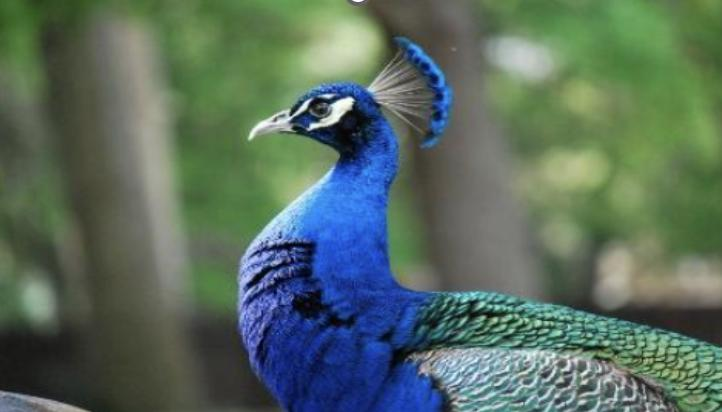
#> input picture your_image_path.jpg, 722 x 412 px
$ python main.py
#> lines starting #> are read from the running program, lines starting #| are printed output that depends on the picture
import cv2
import numpy as np
import matplotlib.pyplot as plt

# Load the image
image = cv2.imread('your_image_path.jpg')
#> image is the input picture: shape (412, 722, 3); mean B, G, R 95.9, 108.4, 88.6

# Convert the image to grayscale
gray_image = cv2.cvtColor(image, cv2.COLOR_BGR2GRAY)
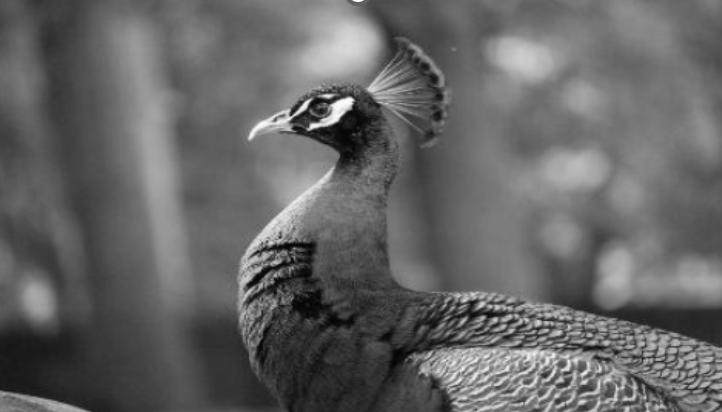
#> gray_image: shape (412, 722); min 1, max 254, mean 101.1

# Split the image into red, green, and blue components
b, g, r = cv2.split(image)
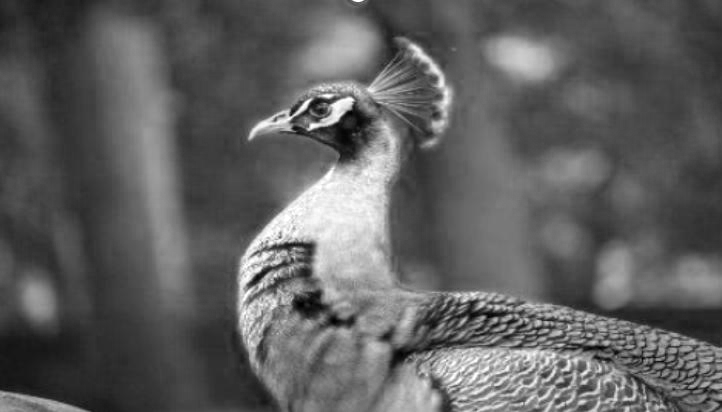
#> b: shape (412, 722); min 0, max 255, mean 95.9
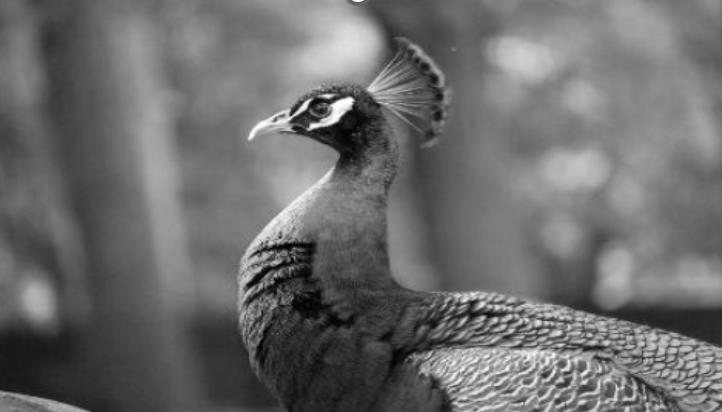
#> g: shape (412, 722); min 0, max 255, mean 108.4
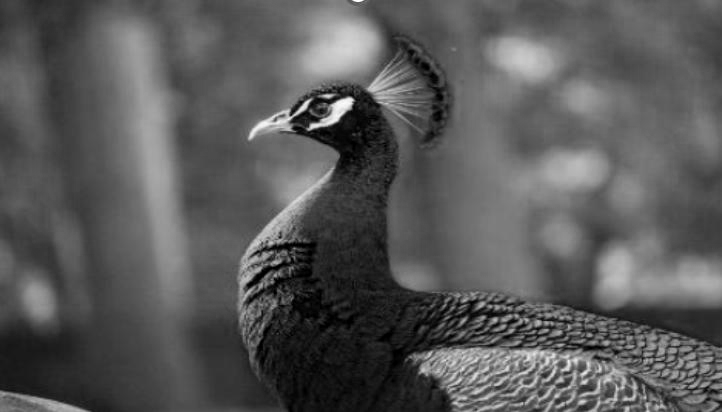
#> r: shape (412, 722); min 0, max 255, mean 88.6

# Calculate the total number of pixels
total_pixels = image.shape[0] * image.shape[1]
#> total_pixels = 297464

# Calculate the sum of each component
sum_red = np.sum(r)
#> sum_red = 26358510
sum_green = np.sum(g)
#> sum_green = 32249808
sum_blue = np.sum(b)
#> sum_blue = 28514361

# Calculate the percentage of each component
percentage_red = (sum_red / total_pixels) * 100
#> percentage_red = 8861.1
percentage_green = (sum_green / total_pixels) * 100
#> percentage_green = 10841.6
percentage_blue = (sum_blue / total_pixels) * 100
#> percentage_blue = 9585.8

# Convert the gray image to float for later calculations
gray_image_float = gray_image.astype(np.float32)

# Normalize the gray image
normalized_gray_image = (gray_image_float - np.min(gray_image_float)) / (np.max(gray_image_float) - np.min(gray_image_float))

# Calculate the sum of pixel values in the normalized gray image
sum_gray = np.sum(normalized_gray_image)
#> sum_gray = 117652

# Calculate the percentage of gray in the image
percentage_gray = (sum_gray / total_pixels) * 100
#> percentage_gray = 39.55

# Display the images and percentages
plt.figure(figsize=(10, 8))

plt.subplot(2, 3, 1)
plt.imshow(cv2.cvtColor(image, cv2.COLOR_BGR2RGB))
plt.title('Original Image')
plt.axis('off')

plt.subplot(2, 3, 2)
plt.imshow(r, cmap='Reds')
plt.title('Red Component\n{:.2f}%'.format(percentage_red))
plt.axis('off')

plt.subplot(2, 3, 3)
plt.imshow(g, cmap='Greens')
plt.title('Green Component\n{:.2f}%'.format(percentage_green))
plt.axis('off')

plt.subplot(2, 3, 4)
plt.imshow(b, cmap='Blues')
plt.title('Blue Component\n{:.2f}%'.format(percentage_blue))
plt.axis('off')

plt.subplot(2, 3, 5)
plt.imshow(gray_image, cmap='gray')
plt.title('Grayscale Image\n{:.2f}%'.format(percentage_gray))
plt.axis('off')

plt.show()
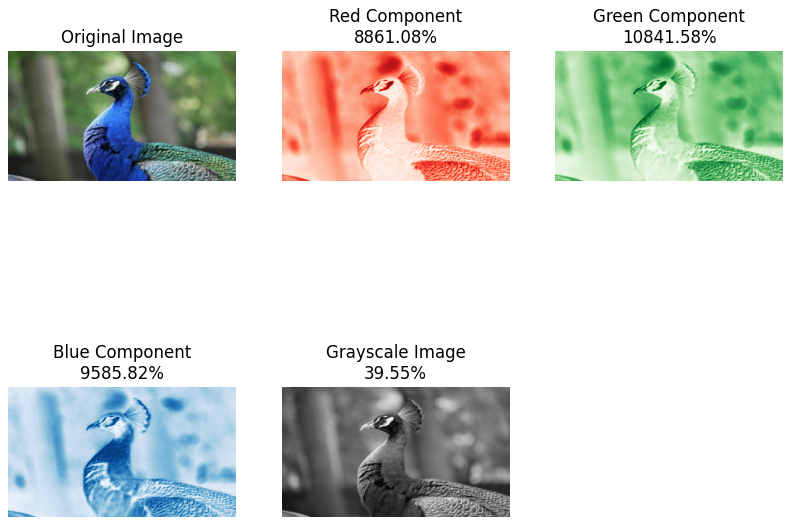
#> figure drawn by matplotlib, 5 panels
